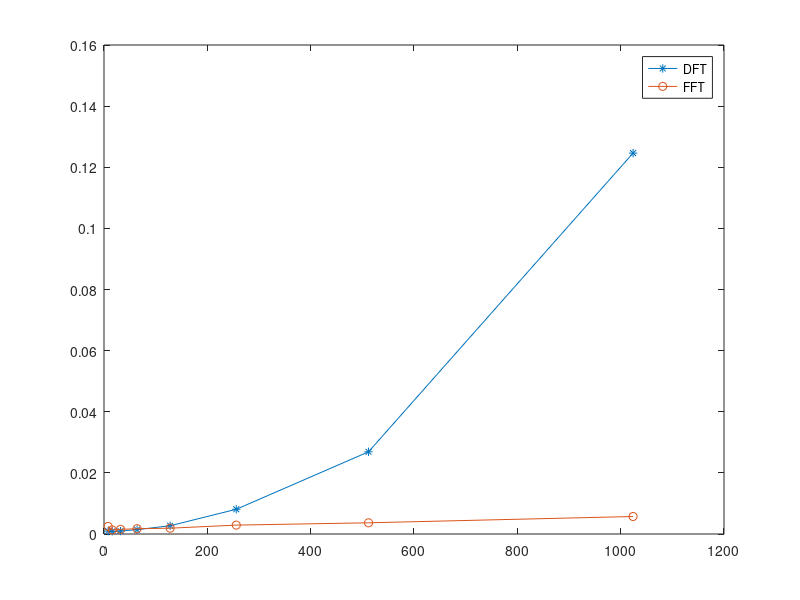

Write MATLAB code to recreate this figure.
Ns=[8,16,32,64,128,256,512,1024];
elapsedTime1=[];
elapsedTime2=[];

for i=1:length(Ns);
    N=Ns(i);
F=exp(-2*pi*i*(0:N-1)'*(0:N-1)/N);

tic;
for k=1:100,X1=F*rand(N,1);end;
elapsedTime1(i)=toc;

tic;
for k=1:100,X2=fft(rand(N,1));end;
elapsedTime2(i) = toc;

end;

plot(Ns,elapsedTime1,"*-");
hold("on");
plot(Ns,elapsedTime2,"o-");
legend({"DFT","FFT"});